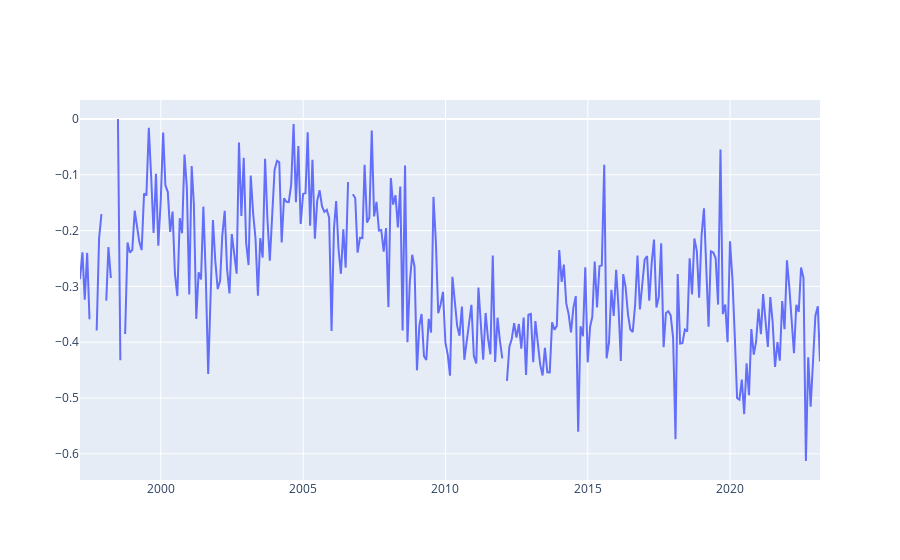

Here is the notebook cell this chart was saved with:
### Markdown cell above
<span style="color:blue"><b>Task:</b></span> Plot the monthly tone.

### Code cell
fig=go.Figure(go.Scatter(x=df_m.index,y=df_m['TONE']))
fig

### Figure 1 — Plotly figure (JSON) as saved in the notebook; plotly's stock layout.template omitted (floating-point values rounded to 4 significant figures; data arrays with more than 128 entries replaced by an {"elided": "..."} marker saying what was removed)
{"data": [{"type": "scatter", "x": {"elided": "313 str values"}, "y": {"elided": "313 float values"}}], "layout": {}}
